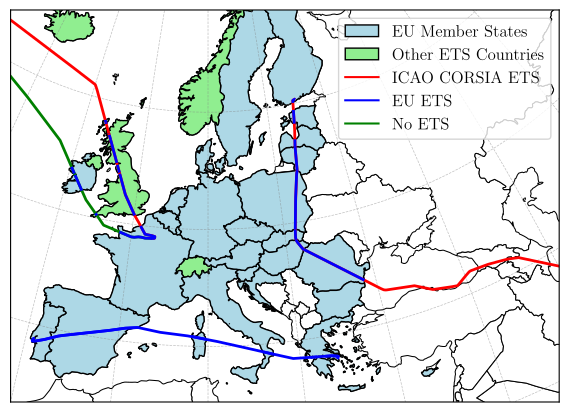

The Python source for this figure:
#%%
# runs code as interactive cell 
# https://code.visualstudio.com/docs/python/jupyter-support-py

# IMPORTS #######################################

# plotting
import matplotlib.pyplot as plt
import matplotlib.font_manager as font_manager
# geographic plotting
import geopandas as gpd
from shapely.geometry import LineString
# unit conversion
cm = 1/2.54 # for inches-cm conversion
# time manipulation
from datetime import datetime
# data science
import numpy as np
import pandas as pd

# i/o
from pathlib import PurePath, Path

# SETUP #########################################

plt.rcParams.update({
    "text.usetex": True,
    "font.family": "Arial",
    "font.sans-serif": "Computer Modern",
    'font.size': 12
})

# DATA IMPORT ###################################

countries = gpd.read_file('data/base_geodata/ne_50m_admin_0_countries/ne_50m_admin_0_countries.shp')
graticules = gpd.read_file('data/base_geodata/ne_50m_graticules_10')

def import_flightradar_csv(filepath: str) ->gpd.GeoDataFrame:
    df = pd.read_csv(
        filepath_or_buffer = filepath,
        sep = ',',
        header = 'infer',
        index_col = False,
    )
    df[['lat', 'lon']] = df['Position'].str.split(',', expand=True)
    df = df[['UTC', 'lat', 'lon']]

    geodf = gpd.GeoDataFrame(
        df,
        geometry = gpd.points_from_xy(
            x = df['lon'],
            y = df['lat'],
            crs = 'EPSG:4326' # World Geodetic System 1984 (standard for lat/lon)
        )
    )
    return geodf

geodf_finnair = import_flightradar_csv('data/AY99_2f2a9256.csv')
geodf_airfrance = import_flightradar_csv('data/3138ab42.csv')
geodf_easyjet = import_flightradar_csv('data/U27688_32c59827.csv')
geodf_aireuropa = import_flightradar_csv('data/UX51_32cb722b.csv')
geodf_airfrance2 = import_flightradar_csv('data/AF816_32c14da7.csv')

# GEOGRAPHY SETUP ###############################

# https://geopandas.org/en/stable/docs/reference/api/geopandas.GeoDataFrame.set_crs.html
target_projection = "EPSG:3035" # seems to work well for Europe
# https://automating-gis-processes.github.io/CSC/notebooks/L2/projections.html

countries = countries.to_crs(target_projection)
graticules = graticules.to_crs(target_projection)

# https://geopandas.org/en/stable/docs/reference/api/geopandas.points_from_xy.html#geopandas-points-from-xy
lower_left = gpd.points_from_xy(
    x = [-10], # longitude
    y = [33], # latitude
    crs='EPSG:4326' # = WGS 84
).to_crs(target_projection)

upper_right = gpd.points_from_xy(
    x = [70], # longitude
    y = [55], # latitude
    crs='EPSG:4326' # = WGS 84
).to_crs(target_projection)

# DATA MANIPULATION #############################

geodf_aireuropa = geodf_aireuropa.to_crs(target_projection)
geodf_airfrance = geodf_airfrance.to_crs(target_projection)
geodf_finnair = geodf_finnair.to_crs(target_projection)
geodf_airfrance2 = geodf_airfrance2.to_crs(target_projection)
geodf_easyjet = geodf_easyjet.to_crs(target_projection)

geoser_finnair = gpd.GeoSeries(LineString(geodf_finnair['geometry']))
geoser_airfrance = gpd.GeoSeries(LineString(geodf_airfrance['geometry']))
geoser_easyjet = gpd.GeoSeries(LineString(geodf_easyjet['geometry']))
geoser_aireuropa = gpd.GeoSeries(LineString(geodf_aireuropa['geometry']))
geoser_airfrance2 = gpd.GeoSeries(LineString(geodf_airfrance2['geometry']))

# FIGURE ########################################

# SETUP ######################

fig, ax = plt.subplots(
    num = 'main',
    nrows = 1,
    ncols = 1,
    dpi = 300,
    figsize=(18*cm, 18*cm), # A4=(210x297)mm,
)

countries.plot(
    ax = ax,
    color = 'white',
    edgecolor = 'black',
    linewidth = 0.75,
    alpha = 1,
)

# DATA #######################

# AXIS LIMITS ################

ax.set_xlim(
    lower_left.x[0],
    upper_right.x[0]
)

ax.set_ylim(
    lower_left.y[0],
    upper_right.y[0]
)

# TICKS AND LABELS ###########

ax.set_xticks([])
ax.set_yticks([])
ax.set_xticklabels([])
ax.set_yticklabels([])

# GRIDS ######################

graticules.plot(
    ax = ax,
    color = 'grey',
    linewidth = 0.5,
    linestyle = '--',
    alpha = 0.5,
)

# AXIS LABELS ################

# PLOTTING ###################

geoser_finnair.plot(
    ax = ax,
    color = 'red',
    linestyle = '-',
    linewidth = 2,
)
geoser_easyjet.plot(
    ax = ax,
    color = 'blue',
    linestyle = '-',
    linewidth = 2,
)
geoser_airfrance.plot(
    ax = ax,
    color = 'red',
    linestyle = '-',
    linewidth = 2,
)
geoser_airfrance2.plot(
    ax = ax,
    color = 'green',
    linestyle = '-',
    linewidth = 2,
)

# LEGEND ####################

# https://github.com/IndEcol/country_converter?tab=readme-ov-file#classification-schemes
import country_converter as coco
cc = coco.CountryConverter()

othercountries = ['CHE', 'NOR', 'LIE', 'ISL', 'GBR']
list_of_tracks = [geoser_finnair, geoser_easyjet, geoser_airfrance, geoser_airfrance2]
lines_list = []

for index, country in countries.iterrows():
    if country['ADM0_A3'] in cc.convert(cc.EU27['name_short'], to='ISO3'):
        country = gpd.GeoSeries(country['geometry']) # otherwise 'country' is just a series (NOT a geoseries)
        for track in list_of_tracks:
            lines_list.append(country.geometry.intersection(track))
        country.plot(
            ax = ax,
            facecolor='lightblue',
            edgecolor='black',
            linewidth=1
        )
    elif country['ADM0_A3'] in othercountries:
        country = gpd.GeoSeries(country['geometry'])
        for track in list_of_tracks:
            lines_list.append(country.geometry.intersection(track))
        country.plot(
            ax = ax,
            facecolor='lightgreen',
            edgecolor='black',
            linewidth=1
        )
    else:
        pass

for line in lines_list:
    line.plot(
        ax = ax,
        color = 'blue',
        linestyle = '-',
        linewidth = 2,
    )

import matplotlib.patches as patches
from matplotlib.lines import Line2D
import matplotlib.patheffects as pe

legend_elements = [
    patches.Patch(
        facecolor = 'lightblue',
        edgecolor = 'black',
        label = 'EU Member States'
    ),
    patches.Patch(
        facecolor = 'lightgreen',
        edgecolor = 'black',
        label = 'Other ETS Countries'
    ),
    Line2D(
        xdata = [0],
        ydata = [0],
        color = 'red',
        linestyle = '-',
        label='ICAO CORSIA ETS'
    ),
    Line2D(
        xdata = [0],
        ydata = [0],
        color = 'blue',
        linestyle = '-',
        label='EU ETS',
    ),
    Line2D(
        xdata = [0],
        ydata = [0],
        color = 'green',
        linestyle = '-',
        label='No ETS',
    ),
]

ax.legend(
    handles=legend_elements,
    loc='upper right',
)

# EXPORT #########################################

file_path = os.path.abspath(__file__)
file_name = os.path.splitext(os.path.basename(file_path))[0]
figure_name: str = str(file_name + '.pdf')

plt.savefig(
    fname = figure_name,
    format="pdf",
    bbox_inches='tight',
    transparent = False
)
# %%
